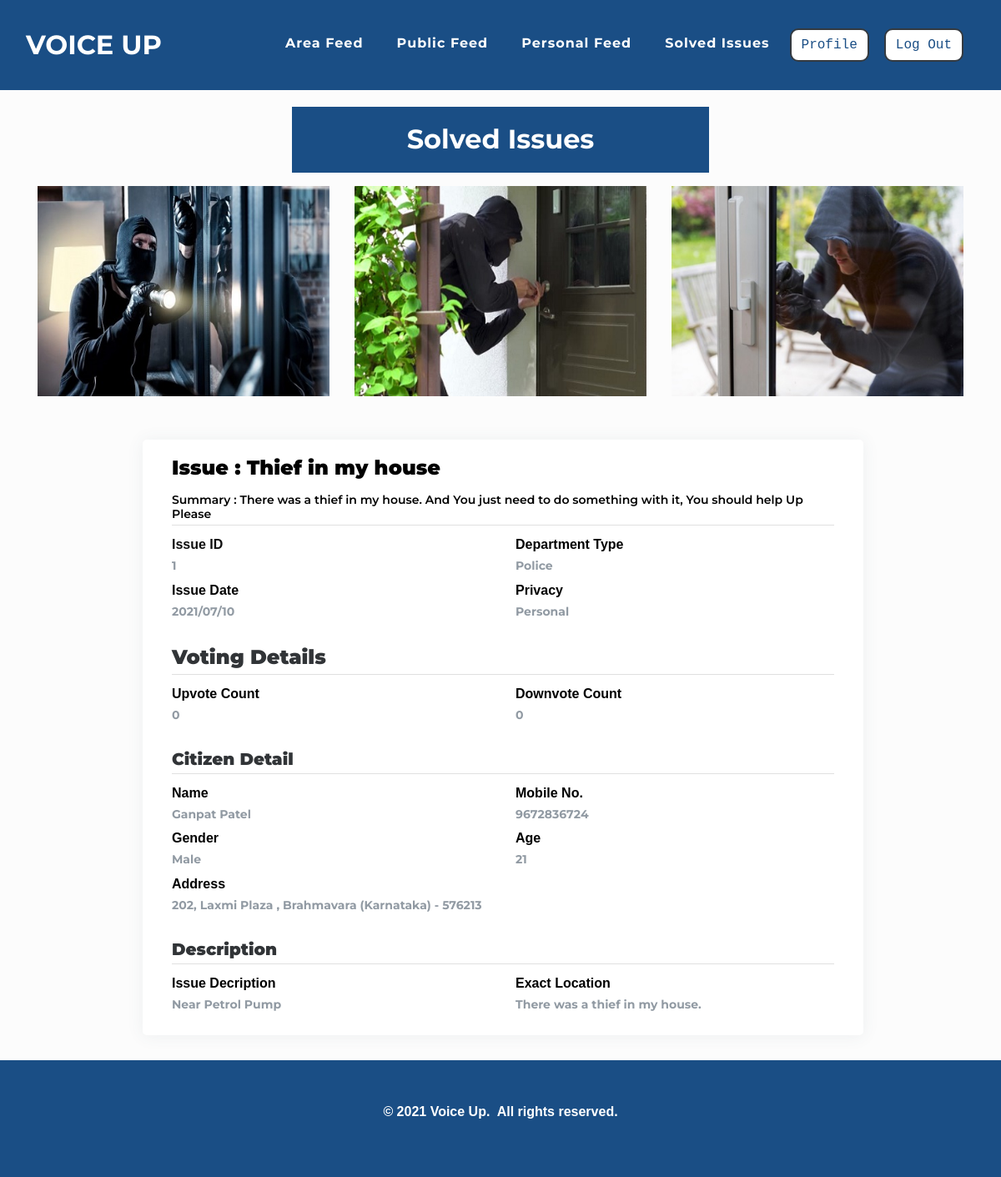
The page /dept/viewsolvedissue.php?i_id=1 (signed in) on the database its author committed.
### tables this page shows
CREATE TABLE `issue` (
  `i_id` int(11) NOT NULL,
  `i_u_id` varchar(100) NOT NULL,
  `i_type` varchar(100) NOT NULL,
  `i_title` varchar(100) NOT NULL,
  `i_sum` varchar(100) NOT NULL,
  `i_des` text NOT NULL,
  `i_exactloc` varchar(500) NOT NULL,
  `i_date` varchar(100) NOT NULL,
  `i_img1` varchar(100) NOT NULL,
  `i_img2` varchar(100) NOT NULL,
  `i_img3` varchar(100) NOT NULL,
  `i_upvote` varchar(100) NOT NULL DEFAULT '0',
  `i_downvote` varchar(100) NOT NULL DEFAULT '0',
  `i_privacy` varchar(100) NOT NULL,
  `i_status` varchar(100) NOT NULL DEFAULT '0',
  `i_d_id` varchar(100) NOT NULL
);

CREATE TABLE `user` (
  `u_id` int(11) NOT NULL,
  `u_mobile` varchar(100) NOT NULL,
  `u_name` varchar(100) NOT NULL,
  `u_gender` varchar(100) NOT NULL,
  `u_age` varchar(100) NOT NULL,
  `u_street` varchar(500) NOT NULL,
  `u_city` varchar(100) NOT NULL,
  `u_state` varchar(100) NOT NULL,
  `u_pincode` varchar(100) NOT NULL,
  `u_aadhar` varchar(100) NOT NULL,
  `u_aadharpdf` varchar(500) NOT NULL,
  `u_photo` varchar(500) NOT NULL,
  `u_password` varchar(100) NOT NULL,
  `u_approve` varchar(100) NOT NULL
);

### dept/viewsolvedissue.php (the view, shortened to what this page needs)
<?php
$res = $_SESSION["sessionid"];
$u_mobile = $res;
?>
<!doctype html>
<html>
<head>
    <link rel="stylesheet" href="../assets/bootstrap/css/bootstrap.min.css">
    <link rel="stylesheet" href="../assets/fonts/font-awesome.min.css">
    <link rel="stylesheet" href="../assets/fonts/ionicons.min.css">
    <link rel="stylesheet" href="../assets/css/Article-List.css">
    <link rel="stylesheet" href="../assets/css/Footer-Dark.css">
    <link rel="stylesheet" href="../assets/css/Highlight-Blue.css">
    <link rel="stylesheet" href="https://cdnjs.cloudflare.com/ajax/libs/animate.css/3.5.2/animate.min.css">
    <link rel="stylesheet" href="https://cdnjs.cloudflare.com/ajax/libs/aos/2.2.0/aos.css">
    <link rel="stylesheet" href="../assets/css/Login-Form-Clean.css">
    <link rel="stylesheet" href="../assets/css/table-style.css">
    <link rel="stylesheet" href="../assets/css/profile.css">
    <link href='https://cdnjs.cloudflare.com/ajax/libs/MaterialDesign-Webfont/3.6.95/css/materialdesignicons.css' rel='stylesheet'>
</head>
<body oncontextmenu='return false' class='snippet-body'>
    <div class="page-content page-container" id="page-content">
        <nav class="navbar navbar-light navbar-expand-lg fixed-top" id="mainNav" style="background: #1A4E85;">
            <div class="container-fluid">
                <a class="navbar-brand js-scroll-trigger" data-bs-hover-animate="pulse" href="../index.php" style="font-family: Montserrat, sans-serif;">VOICE UP</a>
                <div class="collapse navbar-collapse" id="navbarResponsive">
                <ul class="nav navbar-nav ml-auto">
                    <li class="nav-item mx-0 mx-lg-1"><a class="nav-link py-3 px-0 px-lg-3 rounded js-scroll-trigger" data-bs-hover-animate="pulse" href="areafeed.php">Area Feed</a></li>
                    <li class="nav-item mx-0 mx-lg-1"><a class="nav-link py-3 px-0 px-lg-3 rounded js-scroll-trigger" data-bs-hover-animate="pulse" href="areafeed.php">Public Feed</a></li>
                    <li class="nav-item mx-0 mx-lg-1"><a class="nav-link py-3 px-0 px-lg-3 rounded js-scroll-trigger" data-bs-hover-animate="pulse" href="areafeed.php">Personal Feed</a></li>
                    <li class="nav-item mx-0 mx-lg-1"><a class="nav-link py-3 px-0 px-lg-3 rounded js-scroll-trigger" data-bs-hover-animate="pulse" href="solvedissue.php">Solved Issues</a></li>
                    <li class="nav-item mx-0 mx-lg-1"><a href="../dept/agencyprofile.php"><button class="btn btn-dark text-monospace" data-bs-hover-animate="pulse" type="button" style="margin: 10px;background: rgb(255,255,255);color: #1A4E85;margin-left: 0;border-radius: 10px;">Profile</button></a></li>
                    <li class="nav-item mx-0 mx-lg-1"><a href="../dept/logout-script.php"><button class="btn btn-dark text-monospace" data-bs-hover-animate="pulse" type="button" style="margin: 10px;background: rgb(255,255,255);color: #1A4E85;margin-left: 0;border-radius: 10px;">Log Out</button></a></li>
                </ul>
                </div>
            </div>
        </nav>
       <div class="article-list" style="background: rgb(252,252,252);">
        <div class="container">
            <div class="intro">
                <h2 class="text-center">Latest Articles</h2>
                <h2 class="text-center" style="background: #1A4E85;color: rgb(255,255,255);padding: 20px;padding-top: 20px;margin-bottom: 10px;margin-top: 50px;">Solved Issues</h2>
            </div>
       </div>
       <?php
         $con = mysqli_connect("localhost", "root", "", "voiceup");
         $i_id = $_GET['i_id'];
        $q = "SELECT * from issue,user where i_id=$i_id and u_mobile=$u_mobile";
        $query = mysqli_query($con, $q);
        while ($res = mysqli_fetch_array($query)) {
            $i_id =  $res['i_id'];
            $i_type =  $res['i_type'];
            $i_title =  $res['i_title'];
            $i_sum =  $res['i_sum'];
            $i_des = $res['i_des'];
            $i_exactloc =  $res['i_exactloc'];
            $i_date =  $res['i_date'];
            $i_img1 =  $res['i_img1'];
            $i_img2 =  $res['i_img2'];
            $i_img3 = $res['i_img3'];
			$i_upvote =  $res['i_upvote'];
            $i_downvote =  $res['i_downvote'];
            $i_privacy =  $res['i_privacy'];
            $u_name = $res['u_name'];
            $u_gender = $res['u_gender'];
            $u_age = $res['u_age'];
            $u_street = $res['u_street'];
            $u_city = $res['u_city'];
            $u_state = $res['u_state'];
            $u_pincode = $res['u_pincode'];
        }
        ?>
        <div>
            <div class="container">
                <div class="row">
                    <div class="col-lg-4 col-md-6 col-sm-12 col-xs-12 cust_blogteaser" data-bs-hover-animate="bounce" style="padding-bottom:20px;margin-bottom:32px;"><a href="#"><img class="img-fluid" style="width:100%;" src="../user/<?php echo   $i_img1;?>"></a>
                    </div>
                    <div class="col-lg-4 col-md-6 col-sm-12 col-xs-12 cust_blogteaser" style="padding-bottom:20px;margin-bottom:32px;"><a href="#"><img class="img-fluid" data-bs-hover-animate="bounce" style="width:100%;" src="../user/<?php echo  $i_img2; ?>"></a>
                    </div>
                    <div class=" col-lg-4 col-md-12 col-sm-12 col-xs-12 cust_blogteaser" style="padding-bottom:20px;margin-bottom:32px;"><a href="#"><img class="img-fluid" data-bs-hover-animate="bounce" style="width:100%;" src="../user/<?php echo  $i_img3; ?>"></a>
                    </div>
                </div>
            </div>
            <div class="padding">
                <div class="row container d-flex justify-content-center">
                    <div class="col-xl-12 col-md-12">
                        <div class="card user-card-full">
                            <div class="row m-l-0 m-r-0">
                                <div class="col-sm-12 col-md-12 col">
                                    <div class="card-block">
                                        <h4 class="m-b-20 p-b-5 f-w-600" style="color: #000;"><strong>Issue : <?php echo "$i_title" ?></strong></h4>
										<h6 class="m-b-20 p-b-5 b-b-default f-w-600" style="color: #000;">Summary : <?php echo "$i_sum" ?></h6>
                                        <div class="row">
                                            <div class="col-sm-6">
                                                <p class="m-b-10 f-w-600" style="color: #0f0f0f;">Issue ID</p>
                                                <h6 class="text-muted f-w-400"><?php echo "$i_id" ?></h6>
                                            </div>
                                            <div class="col-sm-6">
                                                <p class="m-b-10 f-w-600" style="color: #000;">Department Type</p>
                                                <h6 class="text-muted f-w-400"><?php echo "$i_type" ?></h6>
                                            </div>
                                            <div class="col-sm-6">
                                                <p class="m-b-10 f-w-600" style="color: #000;">Issue Date</p>
                                                <h6 class="text-muted f-w-400"><?php echo "$i_date" ?></h6>
                                            </div>
											<div class="col-sm-6">
                                                <p class="m-b-10 f-w-600" style="color: #000;">Privacy</p>
                                                <h6 class="text-muted f-w-400"><?php echo "$i_privacy" ?></h6>
                                            </div>
										</div>
                                        <br>
                                            <h4 class="m-b-20 p-b-5 b-b-default f-w-600"><strong>Voting Details</strong></h4>
                                            <div class="row">
                                                <div class="col-sm-6">
                                                    <p class="m-b-10 f-w-600" style="color: #000;">Upvote Count</p>
                                                    <h6 class="text-muted f-w-400"><?php echo "$i_upvote" ?></h6>
                                                </div>
                                                <div class="col-sm-6">
                                                    <p class="m-b-10 f-w-600" style="color: #000;">Downvote Count</p>
                                                    <h6 class="text-muted f-w-400"><?php echo "$i_downvote" ?></h6>
                                                </div>
                                            </div>
                                          <br>
                                            <h5 class="m-b-20 p-b-5 b-b-default f-w-600"><strong>Citizen Detail</strong></h5>
                                            <div class="row">
                                                <div class="col-sm-6">
                                                    <p class="m-b-10 f-w-600" style="color: #000;">Name</p>
                                                    <h6 class="text-muted f-w-400"><?php echo "$u_name" ?></h6>
                                                </div>
                                                <div class="col-sm-6">
                                                    <p class="m-b-10 f-w-600" style="color: #000;">Mobile No.</p>
                                                    <h6 class="text-muted f-w-400"><?php echo "$u_mobile" ?></h6>
                                                </div>
												<div class="col-sm-6">
													<p class="m-b-10 f-w-600" style="color: #000;">Gender</p>
													<h6 class="text-muted f-w-400"><?php echo "$u_gender" ?></h6>
                                                </div>
                                               <div class="col-sm-6">
													<p class="m-b-10 f-w-600" style="color: #000;">Age</p>
													<h6 class="text-muted f-w-400"><?php echo "$u_age" ?></h6>
                                                </div>
												<div class="col-sm-6">
													<p class="m-b-10 f-w-600" style="color: #000;">Address</p>
													<h6 class="text-muted f-w-400"><?php echo "$u_street"?> <?php echo ", $u_city"?> <?php echo " ($u_state) "?> <?php echo "- $u_pincode"?></h6>
											   </div>
                                            </div><br>
                                            <h5 class="m-b-20 p-b-5 b-b-default f-w-600"><strong>Description</strong></h5>
                                            <div class="row">
                                                <div class="col-sm-6">
                                                    <p class="m-b-10 f-w-600" style="color: #000;">Issue Decription</p>
                                                    <h6 class="text-muted f-w-400"><?php echo "$i_des" ?></h6>
                                                </div>
                                                <div class="col-sm-6">
                                                    <p class="m-b-10 f-w-600" style="color: #000;">Exact Location</p>
                                                    <h6 class="text-muted f-w-400"><?php echo "$i_exactloc" ?></h6>
                                                </div>
											</div>
                                </div>
                            </div>
                        </div>
                    </div>
                </div>
            </div>
        </div>
</div></div></div>
        <div class="footer-dark" style="background: #1A4E85;">
            <footer>
                <div class="container-fluid">
                    <p style="text-align: center; color: #fff;" ><strong>© 2021 Voice Up.&nbsp; All rights reserved.</strong><br></p>
                </div>
            </footer>
        </div>
</body>
</html>

### assets/css/Article-List.css (style rules this page uses)
.article-list { color: #313437; background-color: #fff; }
.article-list p { color: #7d8285; }
.article-list h2 { font-weight: bold; margin-bottom: 40px; padding-top: 40px; color: inherit; }
.article-list .intro { font-size: 16px; max-width: 500px; margin: 0 auto; }

### assets/css/Footer-Dark.css (style rules this page uses)
.footer-dark { padding: 50px 0; bottom: 0; color: #f0f9ff; background-color: #1A4E85; }

### assets/css/table-style.css (style rules this page uses)
body { margin:0; font-family: sans-serif; }
* { box-sizing: border-box; }

### assets/css/profile.css (style rules this page uses)
body { background-color: #f9f9fa; }
.padding { padding-left: 13%; padding-right: 10%; }
.card { border-radius: 5px; -webkit-box-shadow: 0 1px 20px 0 rgba(69, 90, 100, 0.08); box-shadow: 0 1px 20px 0 rgba(69, 90, 100, 0.08); border: none; margin-bottom: 30px; }
.m-r-0 { margin-right: 0px; }
.m-l-0 { margin-left: 0px; }
.card-block { padding: 1.25rem; }
h6 { font-size: 14px; }
.card .card-block p { line-height: 25px; }
.b-b-default { border-bottom: 1px solid #e0e0e0 }
.m-b-20 { margin-bottom: 10px; }
.p-b-5 { padding-bottom: 5px !important }
.m-b-10 { margin-bottom: 10px; }
.text-muted { color: #919aa3 !important; }
.f-w-600 { font-weight: 600; }
.p-b-5 { padding-bottom: 5px !important; }
.m-b-10 { margin-bottom: 5px; }

### rows shown on the page
issue: i_img1 (picture), i_img2 (picture), i_img3 (picture), i_title "Thief in my house", i_sum "There was a thief in my house. And You just need to do something with it, You should help Up Please", i_id "1", i_type "Police", i_date "2021/07/10", i_privacy "Personal", i_upvote "0", i_downvote "0", user.u_name "Ganpat Patel", user.u_gender "Male", user.u_age "21", user.u_street "202, Laxmi Plaza", user.u_city "Brahmavara", user.u_state "Karnataka", user.u_pincode "576213", i_des "Near Petrol Pump", i_exactloc "There was a thief in my house."

### other values the page prints
$u_mobile "9672836724"
